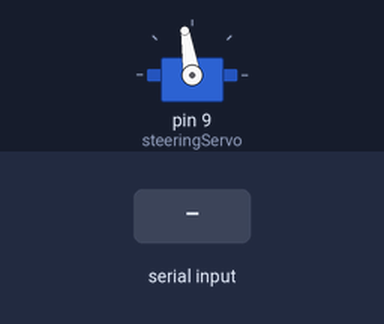
This sketch was run on a simulated Arduino Uno, built with avr-gcc and run on an emulated ATmega328P. Shown: servo. Inputs (shaded band) come from the test bench.

Above: at 5.2 s.
5.3 s: "90,45\n" received over Serial
At 6.3 s:
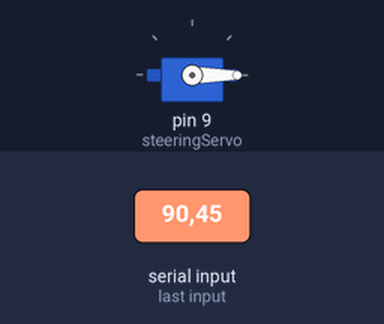
Timing chart, 0 to 8.3 s (numbered marks = the images above; inputs shaded):
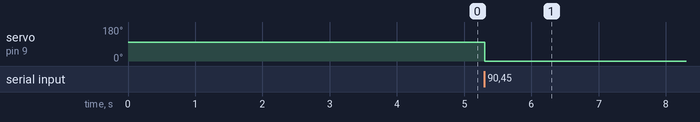

The sketch:

steering_angle.ino
```cpp
#include <Servo.h>

#define STEERING_COMMAND_TRIM     (68)
#define STEERING_COMMAND_LEFT     (2000 + STEERING_COMMAND_TRIM)
#define STEERING_COMMAND_NEUTRAL  (1500 + STEERING_COMMAND_TRIM)
#define STEERING_COMMAND_RIGHT    (1000 + STEERING_COMMAND_TRIM)

Servo steeringServo;
long width, value;
void setup()
{
  steeringServo.attach(9);
  width = STEERING_COMMAND_NEUTRAL;
  value = width;
  Serial.begin(9600);
  steeringServo.writeMicroseconds(width);
  delay(4000);
}

void loop()
{
  value = Serial.parseInt();
  if (value != 0) {
    // Valid width entered
    width = value;
  }
  steeringServo.writeMicroseconds(width);
}
```

Measured:
- after the input at 5.3 s, servo on pin 9 (steeringServo): 99° → 0° at once
